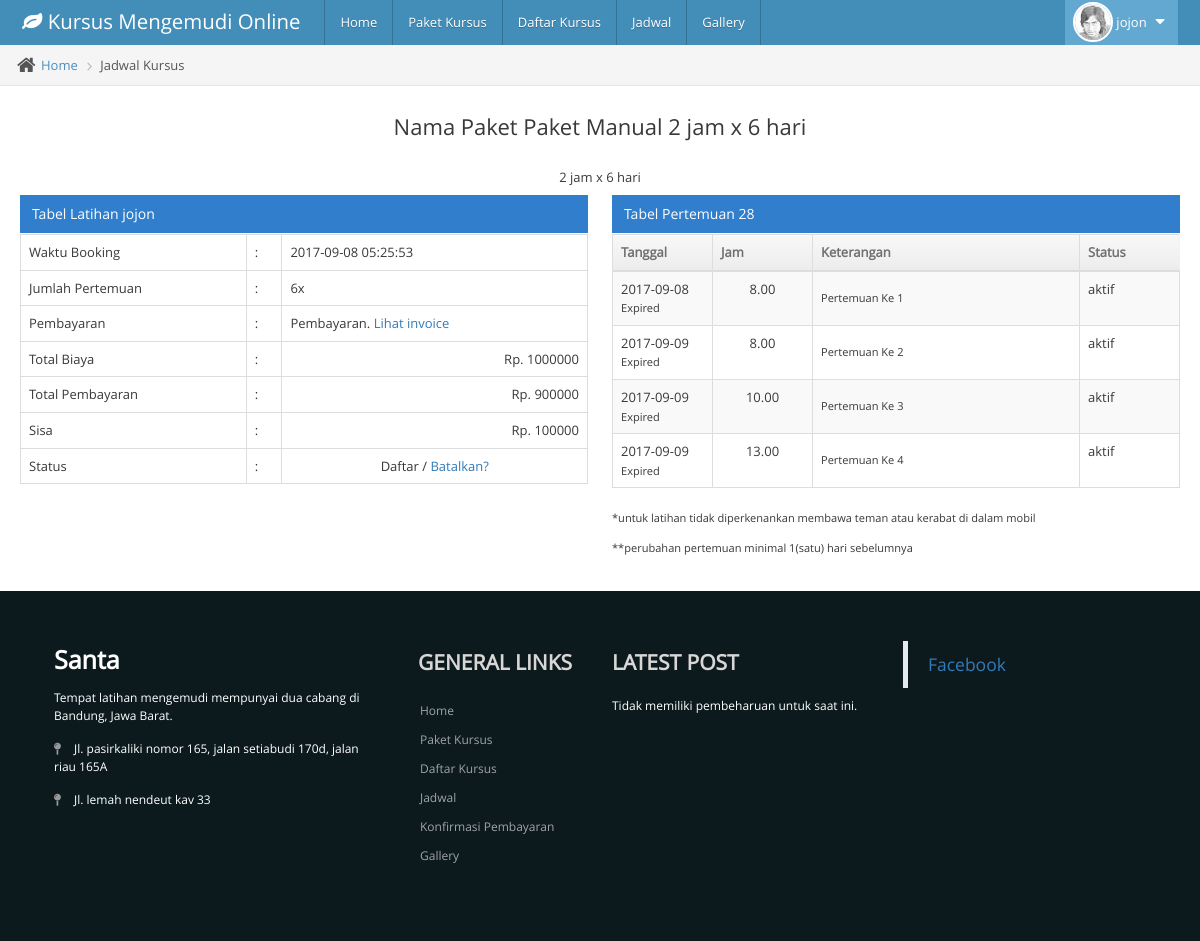
The page /front/index.php?menu=jadwal (signed in) on the database its author committed.
### tables this page shows
CREATE TABLE `mst_paket` (
  `id_paket` int(11) NOT NULL,
  `nama` varchar(100) NOT NULL,
  `deskripsi` text NOT NULL,
  `biaya` double NOT NULL,
  `pertemuan` int(11) NOT NULL,
  `jenis_mobil` enum('Matic','Manual') NOT NULL,
  `kode_mobil_1` varchar(30) NOT NULL,
  `kode_mobil_2` varchar(30) NOT NULL,
  `kode_mobil_3` varchar(30) NOT NULL
);

CREATE TABLE `trx_jadwal` (
  `id_jadwal` int(11) NOT NULL,
  `id_daftar` int(11) NOT NULL,
  `tanggal` datetime NOT NULL,
  `status` varchar(20) NOT NULL,
  `username` varchar(32) NOT NULL
);

CREATE TABLE `trx_daftar` (
  `id_daftar` int(11) NOT NULL,
  `id_customer` int(11) NOT NULL,
  `tanggal` varchar(20) NOT NULL,
  `status` varchar(20) NOT NULL,
  `id_paket` int(11) NOT NULL,
  `kode_mobil` varchar(20) NOT NULL,
  `created_by` varchar(32) NOT NULL
);

CREATE TABLE `trx_pertemuan` (
  `id_pertemuan` int(11) NOT NULL,
  `id_daftar` int(11) NOT NULL,
  `tanggal` date NOT NULL,
  `jam` int(11) NOT NULL,
  `status` enum('aktif','batal','ubah') NOT NULL,
  `created_by` varchar(32) NOT NULL,
  `created_at` varchar(32) NOT NULL
);

### front/jadwal.php (the view, shortened to what this page needs)
<?php if(isset($_SESSION['username'])){
		$sql_daftar = mysql_query("SELECT * FROM trx_daftar WHERE created_by = '$_SESSION[username]' ORDER BY id_daftar DESC");
		$daftar = mysql_fetch_array($sql_daftar);
		$paket = mysql_fetch_array(mysql_query("SELECT * FROM mst_paket WHERE id_paket = '$daftar[id_paket]'"));
		$jadwal = mysql_fetch_array(mysql_query("SELECT * FROM trx_jadwal WHERE id_daftar = '$daftar[id_daftar]'"));
?>
<div class="main-content">
				<div class="main-content-inner">
					<div class="breadcrumbs ace-save-state" id="breadcrumbs">
						<ul class="breadcrumb">
							<li>
								<i class="ace-icon fa fa-home home-icon"></i>
								<a href="#">Home</a>
							</li>
							<li class="active">Jadwal Kursus</li>
						</ul>
					</div>
					<div class="page-content">
							<?php $num_jadwal = mysql_num_rows($sql_daftar);
							if($num_jadwal > 0) {?>
						<div class="row">
							<div class="col-xs-12">
								<center><h3>Nama Paket <?= $paket['nama']; ?></h3><br>
									<?= $paket['deskripsi']; ?>
								</center>
								<div class="row">
									<div class="col-xs-12">
										<div class="clearfix">
										</div>
										<div>
											<div class="row">
												<div class="col-md-6">
													<?php
														$sum = mysql_fetch_assoc(mysql_query("SELECT SUM(biaya) AS biaya FROM trx_konfirmasi WHERE status = 'Accept' AND id_daftar = '$daftar[id_daftar]'"));
														$sisa = $paket['biaya'] - $sum['biaya'];
													?>
													<div class="table-header">
														Tabel Latihan <?= $_SESSION['username'] ?>
													</div>
													<table class="table table-bordered">
																<tr>
																		<td>Waktu Booking</td>
																		<td>:</td>
																		<td><?= $jadwal['tanggal']; ?></td>
																</tr>
																<tr>
																		<td>Jumlah Pertemuan</td>
																		<td>:</td>
																		<td><?= $paket['pertemuan']; ?>x</td>
																</tr>
																<tr>
																		<td>Pembayaran</td>
																		<td>:</td>
																		<td>
																			<?php
																					if($sisa == $paket['biaya']){
																						?>
																							<a href="index.php?menu=konfirmasi&id_pembayaran=<?php echo $daftar['id_daftar']; ?>">Silahkan lakukan pembayaran</a>
																						<?php
																					}else{
																								echo "Pembayaran. ";
																						?>
																							<a href="index.php?menu=konfirmasi&id_pembayaran=<?php echo $daftar['id_daftar']; ?>">Lihat invoice</a>
																						<?php
																					}
																				?>
																	</td>
																</tr>
																<tr>
																		<td>Total Biaya</td>
																		<td>:</td>
																		<td align='right'>Rp. <?= $paket['biaya']; ?></td>
																</tr>
																<tr>
																		<td>Total Pembayaran</td>
																		<td>:</td>
																		<td align='right'>Rp. <?= $sum['biaya']; ?></td>
																</tr>
																<tr>
																		<td>Sisa</td>
																		<td>:</td>
																		<td align='right'>Rp. <?= $sisa; ?></td>
																</tr>
																<tr>
																		<td>Status</td>
																		<td>:</td>
																		<td align='Center'><?= $daftar['status']; ?> / <a href='batal-jadwal.php?id_jadwal=<?= $jadwal['id_jadwal']; ?>'>Batalkan?</a></td>
																</tr>
													</table>
												</div>
												<?php
														if($sisa == $paket['biaya']){
															?>
															<?php
														}else{
													?>
													<div class="col-md-6">
														<div class="table-header" >
															Tabel Pertemuan <?= $daftar['id_daftar'] ?>
														</div>
														<table id="dynamic-table" class="table table-striped table-bordered table-hover">
															<thead>
																<tr>
																	<th width="100px">Tanggal</th>
																	<th width="100px">Jam</th>
																	<th>Keterangan</th>
																	<th width="100px">Status</th>
																</tr>
															</thead>
															<tbody>
																	<?php
																		$query_konfirmasi = mysql_query("SELECT * FROM trx_pertemuan WHERE trx_pertemuan.id_daftar= '$daftar[id_daftar]' ORDER BY trx_pertemuan.tanggal ASC");
																		$no = 0;
																		while ($row = mysql_fetch_array($query_konfirmasi)) {
																			$no++;
																			$now_date = date("Y-m-d");
																			if($row['tanggal'] == $now_date){
																				$status = 'Sedang berlangsung';
																			}elseif($row['tanggal'] < $now_date){
																				$status = 'Expired';
																			}else{
																				$status = 'Menunggu';
																			}
																			$h_min_1 = date('Y-m-d', strtotime($row['tanggal'] . ' -1 day'));
																			if($now_date < $h_min_1 && $row['status'] == 'aktif'){
																				$cancel = "<a href='batal-pertemuan.php?&pertemuan_id=$row[id_pertemuan]&aksi=batal&id_daftar=$daftar[id_daftar]'>Batalkan</a>";
																			}else{
																				$cancel = '';
																			}
																			if(empty($_GET['pertemuan_id'])){
																				$pertemuan_id ='';
																			}else{
																				$pertemuan_id = $_GET['pertemuan_id'];
																			}
																			if($row['id_pertemuan'] == $pertemuan_id){
																			?>
																			<form method="POST" action="edit-pertemuan.php">
																				<input type="hidden" name="pertemuan_id" value="<?= $row['id_pertemuan']; ?>">
																			<tr>
																					<td><input type="text" name="tanggal" value="<?= $row['tanggal']; ?>" class="form_datetime form-control" required autocomplete="off"></td>
																					<td>
																						<select name="jam" required>
																							<option value="8" <?php if($row['jam'] == '8'){echo 'selected';} ?>>Jam 08.00</option>
																							<option value="10" <?php if($row['jam'] == '10'){echo 'selected';} ?>>Jam 10.00</option>
																							<option value="13" <?php if($row['jam'] == '13'){echo 'selected';} ?>>Jam 13.00</option>
																							<option value="15" <?php if($row['jam'] == '15'){echo 'selected';} ?>>Jam 15.00</option>
																							<option value="17" <?php if($row['jam'] == '17'){echo 'selected';} ?>>Jam 17.00</option>
																						</select>
																						<input class="btn btn-success btn-sm" type="submit" value="simpan" >
																					</td>
																					<td><p><small>Pertemuan Ke <?= $no; ?></small></p></td>
																					<td><?= $row['status']; ?>  </td>
																			</tr>
																		</form>
																	<?php
																}else{
																	?>
																		<tr>
																				<td><?= $row['tanggal']; ?> <br><small><?= $status ?></small></td>
																				<td align='center'><?= $row['jam']; ?>.00</td>
																				<td><p><?= $row['nama_mobil']; ?></p><p class='small'>Pertemuan Ke <?= $no; ?> <?= $cancel; ?></p></td>
																				<td>
																					<?php
																					if($row['status'] == 'batal'){
																						echo "Menunggu persetujuan";
																					}elseif($row['status'] == 'ubah'){
																						echo "<a class='btn' href='index.php?menu=jadwal&pertemuan_id=$row[id_pertemuan]'>Ubah</a>";
																					}else{
																						echo $row['status'];
																					}
																					?>
																			 </td>
																		</tr>
																	<?php
																		} }
																	?>
															</tbody>
														</table>
														<p><small>*untuk latihan tidak diperkenankan membawa teman atau kerabat di dalam mobil</small></p>
														<p><small>**perubahan pertemuan minimal 1(satu) hari sebelumnya</small></p>
													</div>
													</div>
													<?php
														}
													?>
											</div>
										</div>
									</div>
								</div>
								</div>
							</div>
							<?php
						} ?>
								<?php } ?>
					</div>
				</div>
			</div>

### rows shown on the page
mst_paket: nama "Paket Manual 2 jam x 6 hari", deskripsi "2 jam x 6 hari", pertemuan "6", biaya "1000000"
trx_jadwal: tanggal "2017-09-08 05:25:53"
trx_daftar: status "Daftar", id_daftar "28"
trx_pertemuan: tanggal "2017-09-08", tanggal "Expired", jam "8", status "aktif"
trx_pertemuan: tanggal "2017-09-09", tanggal "Expired", jam "8", status "aktif"
trx_pertemuan: tanggal "2017-09-09", tanggal "Expired", jam "10", status "aktif"
trx_pertemuan: tanggal "2017-09-09", tanggal "Expired", jam "13", status "aktif"

### other values the page prints
$_SESSION['username'] "jojon"
$sum['biaya'] "900000"
$sisa "100000"
